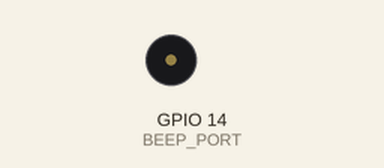
This program was run on a simulated Raspberry Pi (BCM pin numbers). Parts: buzzer (waves = sounding, pin HIGH). At 0.2 s the program stops and its outputs stay as they are.

Above: at 0.3 s.
Timing chart, 0 to 1.7 s (numbered marks = the images above):
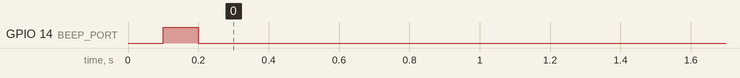

The program:

beep.py
```python
#!/usr/bin/env python

import RPi.GPIO as GPIO
import sys
import time

BEEP_PORT = 14

GPIO.setmode(GPIO.BCM)
GPIO.setup(BEEP_PORT, GPIO.OUT)

time.sleep(0.1)
GPIO.output(BEEP_PORT, True)
time.sleep(0.1)
GPIO.output(BEEP_PORT, False)
```

Measured:
- by itself, GPIO 14 (BEEP_PORT): LOW → HIGH at 0.10 s, → LOW 0.10 s later
